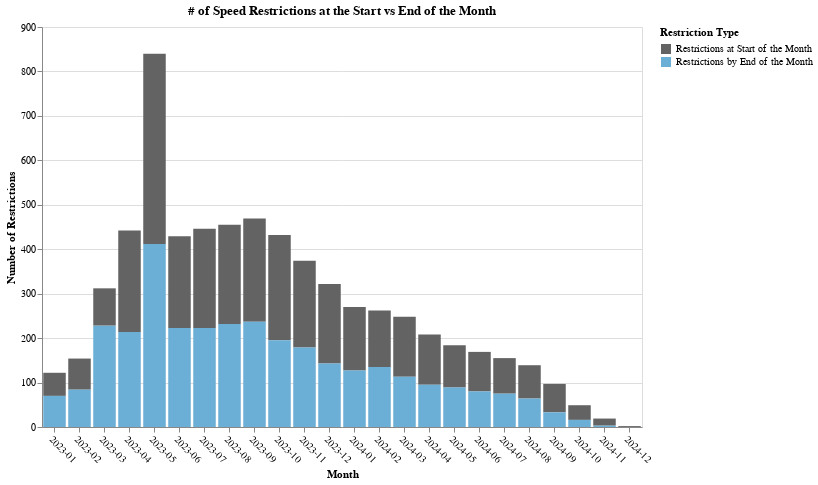

Notebook code cell kept with this figure:
### Code cell
import altair as alt
import pandas as pd

# Group by 'Year-Month' and calculate the sum of new and cleared restrictions
monthly_restriction_counts = full_df.groupby(["Year-Month"]).agg(
    start_restrictions=("Month_Restriction_Count_Start", "sum"),
    end_restrictions=("Month_Restriction_Count_End", "sum")
).reset_index()


monthly_restriction_counts_melted = pd.melt(
    monthly_restriction_counts,
    id_vars=["Year-Month"],
    value_vars=["start_restrictions", "end_restrictions"],
    var_name="restriction_type",
    value_name="count"
)

monthly_restriction_counts_melted["restriction_type"] = (
    monthly_restriction_counts_melted["restriction_type"]
    .replace({
        "start_restrictions": "Restrictions at Start of the Month",
        "end_restrictions": "Restrictions by End of the Month"
    })
)

# Create the stacked bar chart
stacked_bar = alt.Chart(monthly_restriction_counts_melted).mark_bar().encode(
    x=alt.X("Year-Month:N", title="Month", axis=alt.Axis(labelAngle=45)),
    y=alt.Y("count:Q", title="Number of Restrictions"),
    color=alt.Color(
        "restriction_type:N", 
        title="Restriction Type", 
        scale=alt.Scale(
        domain=[
            "Restrictions at Start of the Month",
            "Restrictions by End of the Month"
        ],
        range=["#636363", "#6baed6"]
        )
    ),
    tooltip=[
        alt.Tooltip("Year-Month:N", title = "Month and Year"),
        alt.Tooltip("restriction_type:N", title = "Restriction Type"),
        alt.Tooltip("count:Q", title = "# of Restrictions"),
    ]
).properties(
    title="# of Speed Restrictions at the Start vs End of the Month",
    width=600,
    height=400
)

stacked_bar

### Figure 1 — Vega-Lite specification as saved in the notebook (floating-point values rounded to 4 significant figures)
{"config": {"view": {"continuousWidth": 300, "continuousHeight": 300}}, "data": {"name": "data-7de898176226fc6223119cd38a85b4e9"}, "mark": {"type": "bar"}, "encoding": {"color": {"field": "restriction_type", "scale": {"domain": ["Restrictions at Start of the Month", "Restrictions by End of the Month"], "range": ["#636363", "#6baed6"]}, "title": "Restriction Type", "type": "nominal"}, "tooltip": [{"field": "Year-Month", "title": "Month and Year", "type": "nominal"}, {"field": "restriction_type", "title": "Restriction Type", "type": "nominal"}, {"field": "count", "title": "# of Restrictions", "type": "quantitative"}], "x": {"axis": {"labelAngle": 45}, "field": "Year-Month", "title": "Month", "type": "nominal"}, "y": {"field": "count", "title": "Number of Restrictions", "type": "quantitative"}}, "height": 400, "title": "# of Speed Restrictions at the Start vs End of the Month", "width": 600, "$schema": "https://vega.github.io/schema/vega-lite/v5.20.1.json", "datasets": {"data-7de898176226fc6223119cd38a85b4e9": [{"Year-Month": "2023-01", "restriction_type": "Restrictions at Start of the Month", "count": 52}, {"Year-Month": "2023-02", "restriction_type": "Restrictions at Start of the Month", "count": 70}, {"Year-Month": "2023-03", "restriction_type": "Restrictions at Start of the Month", "count": 84}, {"Year-Month": "2023-04", "restriction_type": "Restrictions at Start of the Month", "count": 228}, {"Year-Month": "2023-05", "restriction_type": "Restrictions at Start of the Month", "count": 428}, {"Year-Month": "2023-06", "restriction_type": "Restrictions at Start of the Month", "count": 206}, {"Year-Month": "2023-07", "restriction_type": "Restrictions at Start of the Month", "count": 223}, {"Year-Month": "2023-08", "restriction_type": "Restrictions at Start of the Month", "count": 223}, {"Year-Month": "2023-09", "restriction_type": "Restrictions at Start of the Month", "count": 232}, {"Year-Month": "2023-10", "restriction_type": "Restrictions at Start of the Month", "count": 237}, {"Year-Month": "2023-11", "restriction_type": "Restrictions at Start of the Month", "count": 195}, {"Year-Month": "2023-12", "restriction_type": "Restrictions at Start of the Month", "count": 179}, {"Year-Month": "2024-01", "restriction_type": "Restrictions at Start of the Month", "count": 143}, {"Year-Month": "2024-02", "restriction_type": "Restrictions at Start of the Month", "count": 127}, {"Year-Month": "2024-03", "restriction_type": "Restrictions at Start of the Month", "count": 135}, {"Year-Month": "2024-04", "restriction_type": "Restrictions at Start of the Month", "count": 113}, {"Year-Month": "2024-05", "restriction_type": "Restrictions at Start of the Month", "count": 95}, {"Year-Month": "2024-06", "restriction_type": "Restrictions at Start of the Month", "count": 89}, {"Year-Month": "2024-07", "restriction_type": "Restrictions at Start of the Month", "count": 80}, {"Year-Month": "2024-08", "restriction_type": "Restrictions at Start of the Month", "count": 75}, {"Year-Month": "2024-09", "restriction_type": "Restrictions at Start of the Month", "count": 64}, {"Year-Month": "2024-10", "restriction_type": "Restrictions at Start of the Month", "count": 33}, {"Year-Month": "2024-11", "restriction_type": "Restrictions at Start of the Month", "count": 16}, {"Year-Month": "2024-12", "restriction_type": "Restrictions at Start of the Month", "count": 2}, {"Year-Month": "2023-01", "restriction_type": "Restrictions by End of the Month", "count": 70}, {"Year-Month": "2023-02", "restriction_type": "Restrictions by End of the Month", "count": 84}, {"Year-Month": "2023-03", "restriction_type": "Restrictions by End of the Month", "count": 228}, {"Year-Month": "2023-04", "restriction_type": "Restrictions by End of the Month", "count": 214}, {"Year-Month": "2023-05", "restriction_type": "Restrictions by End of the Month", "count": 412}, {"Year-Month": "2023-06", "restriction_type": "Restrictions by End of the Month", "count": 223}, {"Year-Month": "2023-07", "restriction_type": "Restrictions by End of the Month", "count": 223}, {"Year-Month": "2023-08", "restriction_type": "Restrictions by End of the Month", "count": 232}, {"Year-Month": "2023-09", "restriction_type": "Restrictions by End of the Month", "count": 237}, {"Year-Month": "2023-10", "restriction_type": "Restrictions by End of the Month", "count": 195}, {"Year-Month": "2023-11", "restriction_type": "Restrictions by End of the Month", "count": 179}, {"Year-Month": "2023-12", "restriction_type": "Restrictions by End of the Month", "count": 143}, {"Year-Month": "2024-01", "restriction_type": "Restrictions by End of the Month", "count": 127}, {"Year-Month": "2024-02", "restriction_type": "Restrictions by End of the Month", "count": 135}, {"Year-Month": "2024-03", "restriction_type": "Restrictions by End of the Month", "count": 113}, {"Year-Month": "2024-04", "restriction_type": "Restrictions by End of the Month", "count": 95}, {"Year-Month": "2024-05", "restriction_type": "Restrictions by End of the Month", "count": 89}, {"Year-Month": "2024-06", "restriction_type": "Restrictions by End of the Month", "count": 80}, {"Year-Month": "2024-07", "restriction_type": "Restrictions by End of the Month", "count": 75}, {"Year-Month": "2024-08", "restriction_type": "Restrictions by End of the Month", "count": 64}, {"Year-Month": "2024-09", "restriction_type": "Restrictions by End of the Month", "count": 33}, {"Year-Month": "2024-10", "restriction_type": "Restrictions by End of the Month", "count": 16}, {"Year-Month": "2024-11", "restriction_type": "Restrictions by End of the Month", "count": 3}, {"Year-Month": "2024-12", "restriction_type": "Restrictions by End of the Month", "count": 0}]}}
